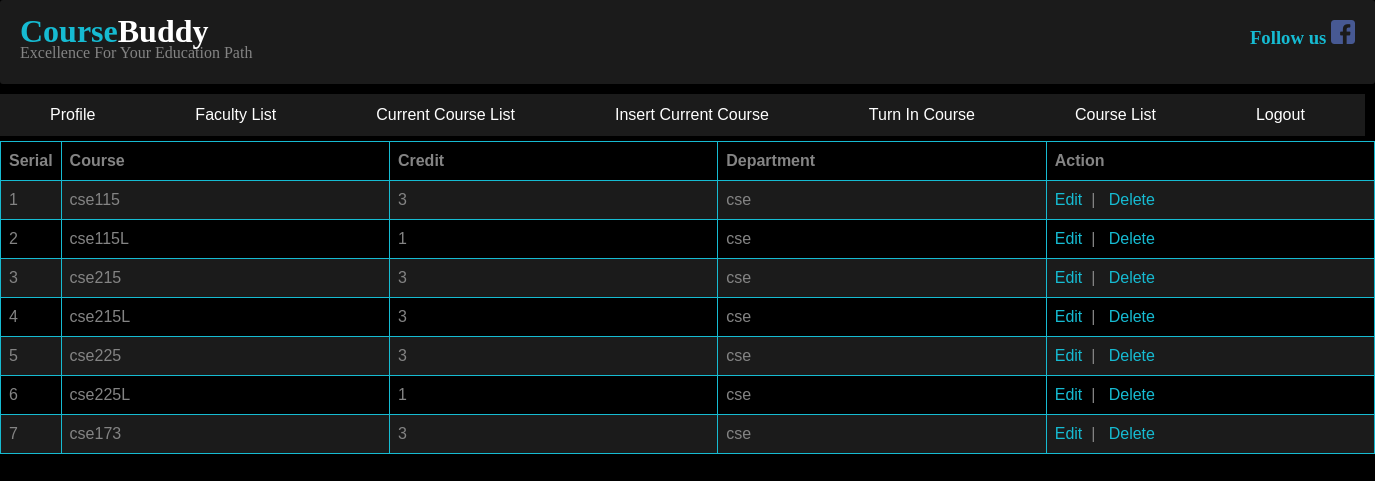
Page /show_course_list.php (signed in) on the committed database.
### tables this page shows
CREATE TABLE `course_list` (
  `id` int(20) NOT NULL,
  `course_name` varchar(20) NOT NULL,
  `credit` float NOT NULL,
  `department` varchar(20) NOT NULL
);

### show_course_list.php (the view, shortened to what this page needs)
<?php
$host = "localhost";
$user = "root";
$password = "";
$db = "coursebuddy";
$link = mysqli_connect($host,$user,$password,$db);
?>
<!DOCTYPE html>
<html>
<head>
    <link rel="stylesheet" type="text/css" href="css/style.css">
    <link rel="stylesheet" type="text/css" href="css/login.css">
</head>
<?php
include ('header.php');
?>
<div class="fix admin_menu">
    <ul>
        <li><a href="welcomeadmin.php">Profile</a></li>
        <li><a href="facultyListForAdmin.php">Faculty List</a></li>
        <li ><a href="show_current_course.php">Current Course List</a></li>
        <li ><a href="current_course_offer.php">Insert Current Course</a></li>
        <li ><a href="insertCourse.php">Turn In Course</a></li>
        <li><a href="show_course_list.php">Course List</a></li>
        <li><a href="logout.php">Logout</a></li>
    </ul>
</div>
<?php
if (isset($_SESSION['email']) == true) {
    $sql = "select * from course_list";
    $result = mysqli_query($link, $sql);
    ?>
    <table class="table table-striped">
        <tr>
            <th width="4%">Serial</th>
            <th width="24%">Course</th>
            <th width="24%">Credit</th>
            <th width="24%">Department</th>
            <th width="24%">Action</th>
        </tr>
        <?php
        if ($result) {
            $i = 0;
            foreach ($result as $sdata) {
                $i++;
                ?>
                <tr>
                    <td><?php echo $i;?></td>
                    <td><?php echo $sdata['course_name']?></td>
                    <td><?php echo $sdata['credit']?></td>
                    <td><?php echo $sdata['department']?></td>
                    <td>
                        <a class="btn btn-primary" style="text-decoration: none; color: #16BBD2" href="#?id=<?php echo $sdata['id'];?>">Edit</a>&nbsp&nbsp|&nbsp&nbsp
                        <a class="btn btn-primary" style="text-decoration: none; color: #16BBD2" href="#?id=<?php echo $sdata['id'];?>">Delete</a>
                    </td>
                </tr>
            <?php } }else{?>
            <tr><td colspan="5"><h2>No user data found</h2></td></tr>
        <?php } ?>
    </table>
    <?php
}else{
    header("location: adminLogIn.php");
}
?>
</html>

### header.php (shortened to what this page needs)
<div class="fix header">
    <div class="fix header_left">
        <a href="index.php" style="text-decoration: none"><h1><font color="#16BBD2">Course</font><font color="#FFFFFF">Buddy</font></h1></a>
        <p><font color="#848484">Excellence For Your Education Path</p>
    </div>
    <div class="fix header_right">
        <h3>Follow us <a href="https://www.facebook.com/TasfiqulGhani?lst=100002561492170%3A100000412536826%3A1521743685"><img src="images/facebook.png"></a></h3>
    </div>
</div>

### css/style.css (style rules this page uses)
* { margin:0;padding:0 }
.fix { overflow: hidden; }
.header { font-family: NSimSun;padding: 10px;margin-bottom:5px;background-color: #1B1B1B;border-radius: 3px; }
.header_left { float: left;padding:10px }
.header_right { float: right; padding:10px; color:#16BBD2; }
.admin_menu { overflow: hidden;width: 1365px; background: #1B1B1B;margin-bottom: 5px;margin-top: 5px;float: left; }
.admin_menu ul { margin: 0;padding: 0;list-style: none; }
.admin_menu ul li { float:left; }
.admin_menu ul li a { display:block;text-decoration:none;color: #FFFFFF;padding: 10px 50px; }

### show_course_list.php (style rules this page uses)
table { font-family: arial, sans-serif; border-collapse: collapse; width: 100%; }
td, th { border: 1px solid #16BBD2; text-align: left; padding: 8px; }
tr:nth-child(even) { background-color: #1B1B1B; }

### rows in the picture
course_list: course_name "cse115", credit "3", department "cse"
course_list: course_name "cse115L", credit "1", department "cse"
course_list: course_name "cse215", credit "3", department "cse"
course_list: course_name "cse215L", credit "3", department "cse"
course_list: course_name "cse225", credit "3", department "cse"
course_list: course_name "cse225L", credit "1", department "cse"
course_list: course_name "cse173", credit "3", department "cse"
